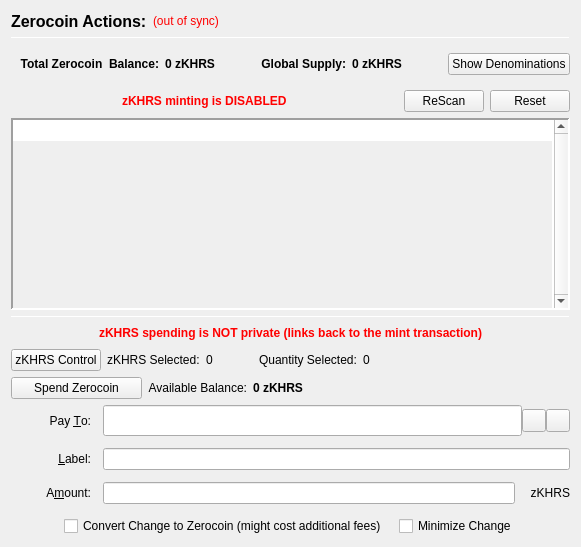
                  <widget class="QFrame" name="verticalFrameLeft">
                   <layout class="QVBoxLayout" name="verticalLayout_2">
                    <item>
                     <layout class="QVBoxLayout" name="verticalLayout_3">
                      <item>
                       <layout class="QHBoxLayout" name="horizontalLayout_3">
                        <item>
                         <widget class="QLabel" name="labelzKHRSActions">
                          <property name="font">
                           <font>
                            <pointsize>12</pointsize>
                            <weight>75</weight>
                            <bold>true</bold>
                           </font>
                          </property>
                          <property name="text">
                           <string>Zerocoin Actions:</string>
                          </property>
                          <property name="alignment">
                           <set>Qt::AlignLeading|Qt::AlignLeft|Qt::AlignVCenter</set>
                          </property>
                         </widget>
                        </item>
                        <item>
                         <widget class="QLabel" name="labelzKHRSSyncStatus">
                          <property name="toolTip">
                           <string>The displayed information may be out of date. Your wallet automatically synchronizes with the Khrysus network after a connection is established, but this process has not completed yet.</string>
                          </property>
                          <property name="styleSheet">
                           <string notr="true">QLabel { color: red; }</string>
                          </property>
                          <property name="text">
                           <string notr="true">(out of sync)</string>
                          </property>
                          <property name="alignment">
                           <set>Qt::AlignLeading|Qt::AlignLeft|Qt::AlignVCenter</set>
                          </property>
                         </widget>
                        </item>
                        <item>
                         <spacer name="horizontalSpacer">
                          <property name="orientation">
                           <enum>Qt::Horizontal</enum>
                          </property>
                          <property name="sizeHint" stdset="0">
                           <size>
                            <width>40</width>
                            <height>20</height>
                           </size>
                          </property>
                         </spacer>
                        </item>
                       </layout>
                      </item>
                      <item>
                       <widget class="Line" name="lineUpperLeft">
                        <property name="minimumSize">
                         <size>
                          <width>0</width>
                          <height>1</height>
                         </size>
                        </property>
                        <property name="maximumSize">
                         <size>
                          <width>16777215</width>
                          <height>1</height>
                         </size>
                        </property>
                        <property name="frameShadow">
                         <enum>QFrame::Sunken</enum>
                        </property>
                        <property name="orientation">
                         <enum>Qt::Horizontal</enum>
                        </property>
                       </widget>
                      </item>
                      <item>
                       <widget class="QFrame" name="balanceSupplyFrame">
                        <layout class="QHBoxLayout" name="horizontalLayout_2" stretch="0,0,0,1,0">
                         <property name="rightMargin">
                          <number>0</number>
                         </property>
                         <item>
                          <layout class="QHBoxLayout" name="horizontalLayout_34">
                           <item>
                            <widget class="QLabel" name="labelzAvailableText_3">
                             <property name="font">
                              <font>
                               <weight>75</weight>
                               <bold>true</bold>
                              </font>
                             </property>
                             <property name="toolTip">
                              <string>Total Balance including unconfirmed and immature zKHRS</string>
                             </property>
                             <property name="text">
                              <string>Total Zerocoin  Balance:</string>
                             </property>
                             <property name="alignment">
                              <set>Qt::AlignRight|Qt::AlignTrailing|Qt::AlignVCenter</set>
                             </property>
                            </widget>
                           </item>
                           <item>
                            <widget class="QLabel" name="labelzAvailableAmount_4">
                             <property name="minimumSize">
                              <size>
                               <width>40</width>
                               <height>0</height>
                              </size>
                             </property>
                             <property name="font">
                              <font>
                               <weight>75</weight>
                               <bold>true</bold>
                              </font>
                             </property>
                             <property name="toolTip">
                              <string>Total Balance including unconfirmed and immature zKHRS</string>
                             </property>
                             <property name="text">
                              <string>0 zKHRS</string>
                             </property>
                             <property name="alignment">
                              <set>Qt::AlignLeading|Qt::AlignLeft|Qt::AlignVCenter</set>
                             </property>
                            </widget>
                           </item>
                          </layout>
                         </item>
                         <item>
                          <spacer name="horizontalSpacer_32">
                           <property name="orientation">
                            <enum>Qt::Horizontal</enum>
                           </property>
                           <property name="sizeHint" stdset="0">
                            <size>
                             <width>40</width>
                             <height>20</height>
                            </size>
                           </property>
                          </spacer>
                         </item>
                         <item>
                          <layout class="QHBoxLayout" name="horizontalLayout_35">
                           <item>
                            <widget class="QLabel" name="labelZsupplyText_2">
                             <property name="font">
                              <font>
                               <weight>75</weight>
                               <bold>true</bold>
                              </font>
                             </property>
                             <property name="text">
                              <string>Global Supply:</string>
                             </property>
                             <property name="alignment">
                              <set>Qt::AlignRight|Qt::AlignTrailing|Qt::AlignVCenter</set>
                             </property>
                            </widget>
                           </item>
                           <item>
                            <widget class="QLabel" name="labelZsupplyAmount_2">
                             <property name="font">
                              <font>
                               <weight>75</weight>
                               <bold>true</bold>
                              </font>
                             </property>
                             <property name="text">
                              <string>0 zKHRS</string>
                             </property>
                            </widget>
                           </item>
                          </layout>
                         </item>
                         <item>
                          <spacer name="horizontalSpacer_31">
                           <property name="orientation">
                            <enum>Qt::Horizontal</enum>
                           </property>
                           <property name="sizeHint" stdset="0">
                            <size>
                             <width>40</width>
                             <height>20</height>
                            </size>
                           </property>
                          </spacer>
                         </item>
                         <item>
                          <widget class="QPushButton" name="pushButtonShowDenoms">
                           <property name="toolTip">
                            <string>Show zKHRS denominations list</string>
                           </property>
                           <property name="text">
                            <string>Show Denominations</string>
                           </property>
                          </widget>
                         </item>
                        </layout>
                       </widget>
                      </item>
                      <item>
                       <layout class="QHBoxLayout" name="horizontalLayout_4">
                        <item>
                         <spacer name="horizontalSpacer_2">
                          <property name="orientation">
                           <enum>Qt::Horizontal</enum>
                          </property>
                          <property name="sizeHint" stdset="0">
                           <size>
                            <width>40</width>
                            <height>20</height>
                           </size>
                          </property>
                         </spacer>
                        </item>
                        <item>
                         <widget class="QLabel" name="label">
                          <property name="styleSheet">
                           <string notr="true">color: red;
font-weight: bold;</string>
                          </property>
                          <property name="text">
                           <string>zKHRS minting is DISABLED</string>
                          </property>
                         </widget>
                        </item>
                        <item>
                         <spacer name="horizontalSpacer_3">
                          <property name="orientation">
                           <enum>Qt::Horizontal</enum>
                          </property>
                          <property name="sizeHint" stdset="0">
                           <size>
                            <width>40</width>
                            <height>20</height>
                           </size>
                          </property>
                         </spacer>
                        </item>
                        <item>
                         <widget class="QPushButton" name="pushButtonMintReset">
                          <property name="maximumSize">
                           <size>
                            <width>80</width>
                            <height>16777215</height>
                           </size>
                          </property>
                          <property name="toolTip">
                           <string>Rescan the complete blockchain for  Zerocoin mints and their meta-data.</string>
                          </property>
                          <property name="text">
                           <string>ReScan</string>
                          </property>
                         </widget>
                        </item>
                        <item>
                         <widget class="QPushButton" name="pushButtonSpentReset">
                          <property name="maximumSize">
                           <size>
                            <width>80</width>
                            <height>16777215</height>
                           </size>
                          </property>
                          <property name="toolTip">
                           <string>Reset Zerocoin Wallet DB. Deletes transactions that did not make it into the blockchain.</string>
                          </property>
                          <property name="text">
                           <string>Reset</string>
                          </property>
                         </widget>
                        </item>
                       </layout>
                      </item>
                      <item>
                       <widget class="QPlainTextEdit" name="TEMintStatus">
                        <property name="font">
                         <font>
                          <pointsize>8</pointsize>
                         </font>
                        </property>
                        <property name="toolTip">
                         <string>Status and/or Mesages from the last Mint Action.</string>
                        </property>
                        <property name="frameShape">
                         <enum>QFrame::Panel</enum>
                        </property>
                        <property name="frameShadow">
                         <enum>QFrame::Sunken</enum>
                        </property>
                        <property name="lineWidth">
                         <number>2</number>
                        </property>
                        <property name="midLineWidth">
                         <number>2</number>
                        </property>
                        <property name="verticalScrollBarPolicy">
                         <enum>Qt::ScrollBarAlwaysOn</enum>
                        </property>
                        <property name="horizontalScrollBarPolicy">
                         <enum>Qt::ScrollBarAlwaysOff</enum>
                        </property>
                        <property name="readOnly">
                         <bool>true</bool>
                        </property>
                        <property name="plainText">
                         <string notr="true"/>
                        </property>
                        <property name="backgroundVisible">
                         <bool>true</bool>
                        </property>
                       </widget>
                      </item>
                      <item>
                       <widget class="Line" name="line">
                        <property name="minimumSize">
                         <size>
                          <width>0</width>
                          <height>1</height>
                         </size>
                        </property>
                        <property name="maximumSize">
                         <size>
                          <width>16777215</width>
                          <height>1</height>
                         </size>
                        </property>
                        <property name="orientation">
                         <enum>Qt::Horizontal</enum>
                        </property>
                       </widget>
                      </item>
                      <item>
                       <layout class="QHBoxLayout" name="horizontalLayout_7">
                        <item>
                         <spacer name="horizontalSpacer_18">
                          <property name="orientation">
                           <enum>Qt::Horizontal</enum>
                          </property>
                          <property name="sizeHint" stdset="0">
                           <size>
                            <width>40</width>
                            <height>20</height>
                           </size>
                          </property>
                         </spacer>
                        </item>
                        <item>
                         <widget class="QLabel" name="label_2">
                          <property name="styleSheet">
                           <string notr="true">color: red;
font-weight: bold;</string>
                          </property>
                          <property name="text">
                           <string>zKHRS spending is NOT private (links back to the mint transaction)</string>
                          </property>
                         </widget>
                        </item>
                        <item>
                         <spacer name="horizontalSpacer_30">
                          <property name="orientation">
                           <enum>Qt::Horizontal</enum>
                          </property>
                          <property name="sizeHint" stdset="0">
                           <size>
                            <width>40</width>
                            <height>20</height>
                           </size>
                          </property>
                         </spacer>
                        </item>
                       </layout>
                      </item>
                      <item>
                       <layout class="QHBoxLayout" name="horizontalLayout_24">
                        <property name="leftMargin">
                         <number>0</number>
                        </property>
                        <property name="bottomMargin">
                         <number>0</number>
                        </property>
                        <item>
                         <widget class="QPushButton" name="pushButtonZPivControl">
                          <property name="text">
                           <string>zKHRS Control</string>
                          </property>
                         </widget>
                        </item>
                        <item>
                         <widget class="QLabel" name="labelzPivSelected">
                          <property name="text">
                           <string>zKHRS Selected:</string>
                          </property>
                         </widget>
                        </item>
                        <item>
                         <widget class="QLabel" name="labelzPivSelected_int">
                          <property name="text">
                           <string>0</string>
                          </property>
                         </widget>
                        </item>
                        <item>
                         <spacer name="horizontalSpacer_17">
                          <property name="orientation">
                           <enum>Qt::Horizontal</enum>
                          </property>
                          <property name="sizeType">
                           <enum>QSizePolicy::Fixed</enum>
                          </property>
                          <property name="sizeHint" stdset="0">
                           <size>
                            <width>40</width>
                            <height>20</height>
                           </size>
                          </property>
                         </spacer>
                        </item>
                        <item>
                         <widget class="QLabel" name="labelQuantitySelected">
                          <property name="text">
                           <string>Quantity Selected:</string>
                          </property>
                         </widget>
                        </item>
                        <item>
                         <widget class="QLabel" name="labelQuantitySelected_int">
                          <property name="text">
                           <string>0</string>
                          </property>
                         </widget>
                        </item>
                        <item>
                         <spacer name="horizontalSpacer_19">
                          <property name="orientation">
                           <enum>Qt::Horizontal</enum>
                          </property>
                          <property name="sizeHint" stdset="0">
                           <size>
                            <width>40</width>
                            <height>20</height>
                           </size>
                          </property>
                         </spacer>
                        </item>
                       </layout>
                      </item>
                      <item>
                       <layout class="QHBoxLayout" name="horizontalLayout_6">
                        <item>
                         <widget class="QPushButton" name="pushButtonSpendzKHRS">
                          <property name="minimumSize">
                           <size>
                            <width>131</width>
                            <height>0</height>
                           </size>
                          </property>
                          <property name="toolTip">
                           <string>Spend Zerocoin. Without 'Pay To:' address creates payments to yourself.</string>
                          </property>
                          <property name="text">
                           <string>Spend Zerocoin</string>
                          </property>
                         </widget>
                        </item>
                        <item>
                         <widget class="QLabel" name="labelzKHRSBalanceText">
                          <property name="toolTip">
                           <string>Available (mature and spendable) zKHRS for spending</string>
                          </property>
                          <property name="text">
                           <string>Available Balance:</string>
                          </property>
                          <property name="alignment">
                           <set>Qt::AlignRight|Qt::AlignTrailing|Qt::AlignVCenter</set>
                          </property>
                         </widget>
                        </item>
                        <item>
                         <widget class="QLabel" name="labelzAvailableAmount_2">
                          <property name="font">
                           <font>
                            <weight>75</weight>
                            <bold>true</bold>
                           </font>
                          </property>
                          <property name="toolTip">
                           <string>Available (mature and spendable) zKHRS for spending

zKHRS are mature when they have more than 20 confirmations AND more than 2 mints of the same denomination after them were minted</string>
                          </property>
                          <property name="text">
                           <string>0 zKHRS</string>
                          </property>
                          <property name="alignment">
                           <set>Qt::AlignLeading|Qt::AlignLeft|Qt::AlignVCenter</set>
                          </property>
                         </widget>
                        </item>
                        <item>
                         <spacer name="horizontalSpacer_4">
                          <property name="orientation">
                           <enum>Qt::Horizontal</enum>
                          </property>
                          <property name="sizeHint" stdset="0">
                           <size>
                            <width>40</width>
                            <height>20</height>
                           </size>
                          </property>
                         </spacer>
                        </item>
                       </layout>
                      </item>
                      <item>
                       <layout class="QGridLayout" name="gridLayout_7">
                        <property name="spacing">
                         <number>12</number>
                        </property>
                        <item row="0" column="0">
                         <widget class="QLabel" name="payToLabel">
                          <property name="minimumSize">
                           <size>
                            <width>80</width>
                            <height>0</height>
                           </size>
                          </property>
                          <property name="text">
                           <string>Pay &amp;To:</string>
                          </property>
                          <property name="alignment">
                           <set>Qt::AlignRight|Qt::AlignTrailing|Qt::AlignVCenter</set>
                          </property>
                          <property name="buddy">
                           <cstring>payTo</cstring>
                          </property>
                         </widget>
                        </item>
                        <item row="0" column="1">
                         <layout class="QHBoxLayout" name="payToLayout">
                          <property name="spacing">
                           <number>0</number>
                          </property>
                          <item>
                           <widget class="QValidatedLineEdit" name="payTo">
                            <property name="enabled">
                             <bool>true</bool>
                            </property>
                            <property name="minimumSize">
                             <size>
                              <width>0</width>
                              <height>31</height>
                             </size>
                            </property>
                            <property name="toolTip">
                             <string>The Khrysus address to send the payment to. Creates local payment to yourself when empty.</string>
                            </property>
                           </widget>
                          </item>
                          <item>
                           <widget class="QToolButton" name="addressBookButton">
                            <property name="toolTip">
                             <string>Choose previously used address</string>
                            </property>
                            <property name="text">
                             <string/>
                            </property>
                            <property name="icon">
                             <iconset resource="../khrysus.qrc">
                              <normaloff>:/icons/address-book</normaloff>:/icons/address-book</iconset>
                            </property>
                            <property name="shortcut">
                             <string>Alt+A</string>
                            </property>
                           </widget>
                          </item>
                          <item>
                           <widget class="QToolButton" name="pasteButton">
                            <property name="toolTip">
                             <string>Paste address from clipboard</string>
                            </property>
                            <property name="text">
                             <string/>
                            </property>
                            <property name="icon">
                             <iconset resource="../khrysus.qrc">
                              <normaloff>:/icons/editpaste</normaloff>:/icons/editpaste</iconset>
                            </property>
                            <property name="shortcut">
                             <string>Alt+P</string>
                            </property>
                           </widget>
                          </item>
                         </layout>
                        </item>
                        <item row="1" column="0">
                         <widget class="QLabel" name="labelLabel">
                          <property name="minimumSize">
                           <size>
                            <width>80</width>
                            <height>0</height>
                           </size>
                          </property>
                          <property name="text">
                           <string>&amp;Label:</string>
                          </property>
                          <property name="alignment">
                           <set>Qt::AlignRight|Qt::AlignTrailing|Qt::AlignVCenter</set>
                          </property>
                          <property name="buddy">
                           <cstring>addAsLabel</cstring>
                          </property>
                         </widget>
                        </item>
                        <item row="1" column="1">
                         <widget class="QLineEdit" name="addAsLabel">
                          <property name="toolTip">
                           <string>Enter a label for this address to add it to the list of used addresses</string>
                          </property>
                         </widget>
                        </item>
                        <item row="2" column="0">
                         <widget class="QLabel" name="amountLabel">
                          <property name="minimumSize">
                           <size>
                            <width>80</width>
                            <height>0</height>
                           </size>
                          </property>
                          <property name="text">
                           <string>A&amp;mount:</string>
                          </property>
                          <property name="alignment">
                           <set>Qt::AlignRight|Qt::AlignTrailing|Qt::AlignVCenter</set>
                          </property>
                          <property name="buddy">
                           <cstring>zKHRSpayAmount</cstring>
                          </property>
                         </widget>
                        </item>
                        <item row="2" column="1">
                         <layout class="QHBoxLayout" name="horizontalLayout_9">
                          <property name="spacing">
                           <number>0</number>
                          </property>
                          <item>
                           <widget class="QLineEdit" name="zKHRSpayAmount"/>
                          </item>
                          <item>
                           <widget class="QLabel" name="labelzKHRS">
                            <property name="minimumSize">
                             <size>
                              <width>55</width>
                              <height>0</height>
                             </size>
                            </property>
                            <property name="text">
                             <string>zKHRS</string>
                            </property>
                            <property name="alignment">
                             <set>Qt::AlignRight|Qt::AlignTrailing|Qt::AlignVCenter</set>
                            </property>
                           </widget>
                          </item>
                         </layout>
                        </item>
                        <item row="3" column="0" colspan="2">
                         <layout class="QHBoxLayout" name="horizontalLayout_10">
                          <item>
                           <spacer name="horizontalSpacer_5">
                            <property name="orientation">
                             <enum>Qt::Horizontal</enum>
                            </property>
                            <property name="sizeHint" stdset="0">
                             <size>
                              <width>40</width>
                              <height>20</height>
                             </size>
                            </property>
                           </spacer>
                          </item>
                          <item>
                           <widget class="QCheckBox" name="checkBoxMintChange">
                            <property name="sizePolicy">
                             <sizepolicy hsizetype="MinimumExpanding" vsizetype="Fixed">
                              <horstretch>0</horstretch>
                              <verstretch>0</verstretch>
                             </sizepolicy>
                            </property>
                            <property name="layoutDirection">
                             <enum>Qt::LeftToRight</enum>
                            </property>
                            <property name="text">
                             <string>Convert Change to Zerocoin (might cost additional fees)</string>
                            </property>
                           </widget>
                          </item>
                          <item>
                           <widget class="QCheckBox" name="checkBoxMinimizeChange">
                            <property name="toolTip">
                             <string>If checked, the wallet tries to minimize the returning change instead of minimizing the number of spent denominations.</string>
                            </property>
                            <property name="text">
                             <string>Minimize Change</string>
                            </property>
                           </widget>
                          </item>
                          <item>
                           <spacer name="horizontalSpacer_6">
                            <property name="orientation">
                             <enum>Qt::Horizontal</enum>
                            </property>
                            <property name="sizeHint" stdset="0">
                             <size>
                              <width>40</width>
                              <height>20</height>
                             </size>
                            </property>
                           </spacer>
                          </item>
                         </layout>
                        </item>
                       </layout>
                      </item>
                     </layout>
                    </item>
                   </layout>
                  </widget>
